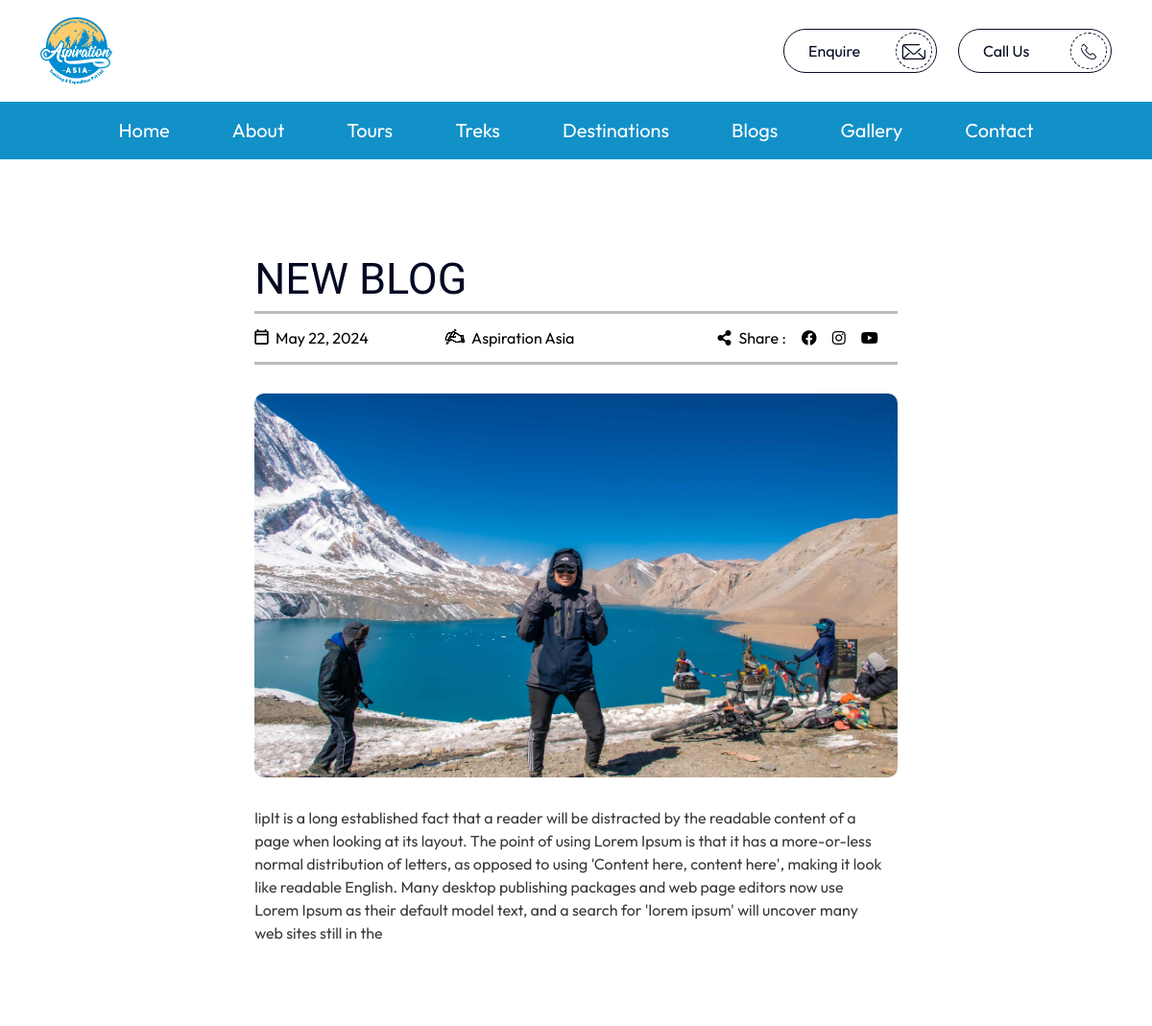
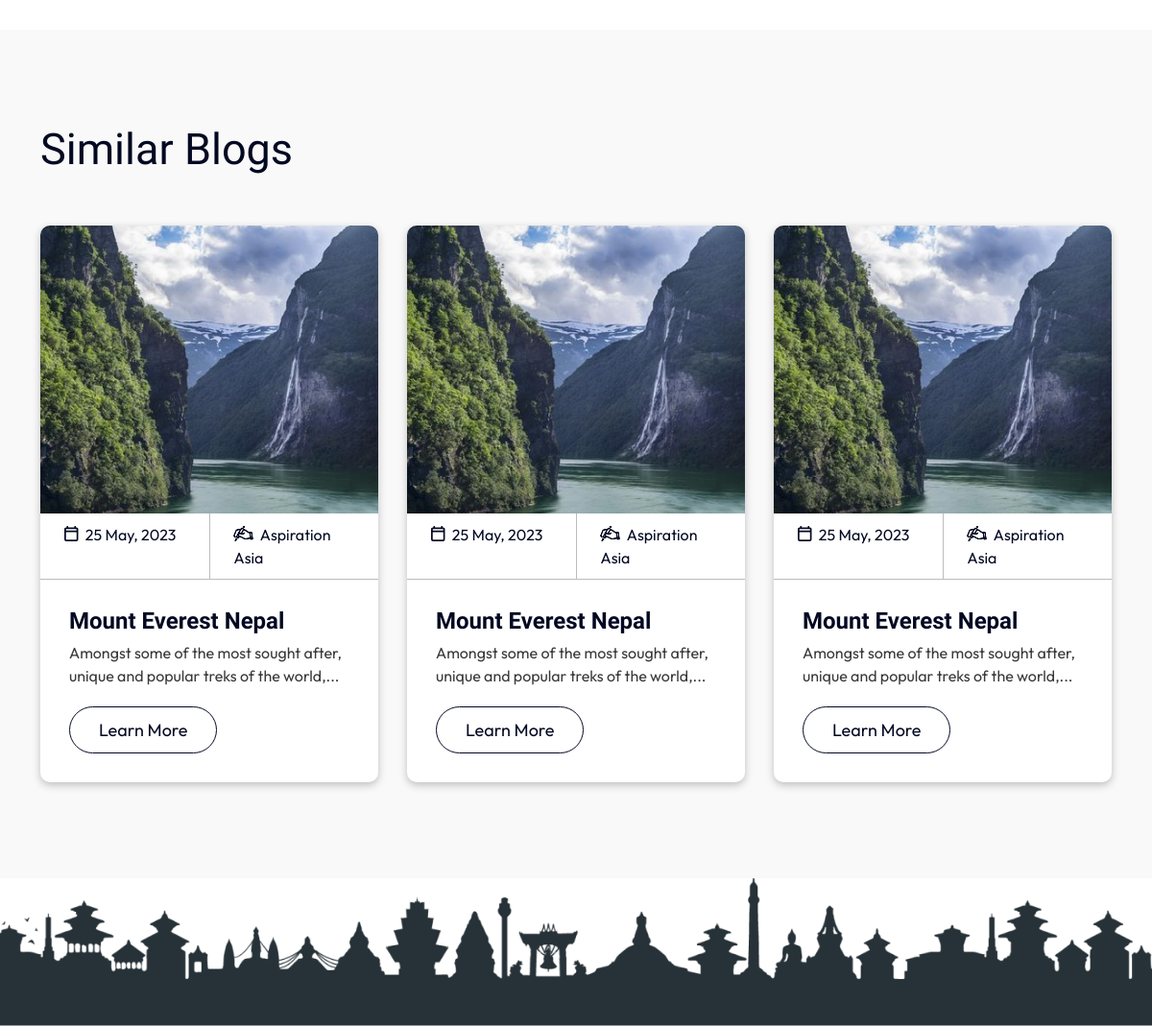
Page /blog/2 on the committed database (2 pictures, top to bottom).
### blogbreezeapp/models.py (models this page shows)
class Blog(models.Model):
  title = models.CharField(max_length=255)
  publishdate = models.DateTimeField(auto_now_add=True)
  authorid = models.IntegerField(default=0)
  featuredimage = models.ImageField(upload_to ='uploads/', default=0)
  content = HTMLField(default='')
  def __str__(self):
    return f'{self.title}'

### blogbreezeapp/views.py (the view)
# urls.py: path('blog/<int:id>', views.details, name='details'),
def details(request, id):
  blogsingle = Blog.objects.get(id=id)
  other_blogs = Blog.objects.exclude(id=id).order_by('?')[:3]
  template = loader.get_template('blogsingle.html')
  context = {
    'blogsingle': blogsingle,
    'otherblog':other_blogs,
  }
  return HttpResponse(template.render(context, request))

### blogbreezeapp/templates/blogsingle.HTML
{% include 'header.html' %}
<section class="inner-about-sections section-gaps">
    <div class="container ">
        <div class="blog-content">
            <div class="secondary-title">
                <h3 class="title text-uppercase">
                    {{blogsingle.title}}
                </h3>
            </div>
            <div class="content ">
                <ul class="blog-info list-none d-flex justify-content-between">
                    <li>
                        <ul class="list-none d-flex gap-custom">
                            <li>
                                <span>
                                <i class="icon-date pe-1"></i>
                                    {{blogsingle.publishdate|date:"M d, Y"}}
                                </span>
                            </li>
                            <li>
                                <span>
                                    <i class="icon-author pe-1"></i>
                                    Aspiration Asia
                                </span>
                            </li>
                        </ul>
                    </li>
                    <li>
                        <ul class="share-social-links list-none d-flex gap-3">
                            <li class="d-flex align-items-baseline">
                                <i class="fas fa-share-alt pe-2"></i>
                                <p>Share :</p>
                            </li>
                            <li>
                                <a href="#" title="" target="_blank">
                                    <i class="fab fa-facebook"></i>
                                </a>
                            </li>
                            <li>
                                <a href="#" title="" target="_blank">
                                    <i class="fab fa-instagram"></i>
                                </a>
                            </li>
                            <li>
                                <a href="#" title="" target="_blank">
                                    <i class="fab fa-youtube"></i>
                                </a>
                            </li>
                        </ul>
                    </li>
                </ul>
                <div class="image">
                    <img src="{{ blogsingle.featuredimage.url }}" alt="">
                </div>
                <div class="text">
                    {{blogsingle.content|safe}}
                </div>
            </div>
        </div>
    </div>
</section>
<section class="top-teak-section section-gaps light-white-bg">
    <div class="container">
        <div class="secondary-title mb-5">
            <h3 class="title">
                Similar Blogs
            </h3>
        </div>
        <div class="trek-list-box">
            <div class="row trek-gap">
                <div class="col-md-4">
                    <div class="item">
                        <div class="img-holder">
                            <a href="#" title="" class="h-100 d-block">
                                <img src="images/place2.png" alt="" class="img-cover">
                            </a>
                        </div>
                        <div class="content">
                            <ul class="trek-info list-none">
                                <li>
                                    <span>
                                        <i class="icon-date pe-1"></i>
                                        25 May, 2023
                                    </span>
                                </li>
                                <li>
                                    <span>
                                        <i class="icon-author pe-1"></i>
                                        Aspiration Asia
                                    </span>
                                </li>
                            </ul>
                            <div class="text">
                                <h3 class="title mb-2">
                                    Mount Everest Nepal
                                </h3>
                                <p>
                                    Amongst some of the most sought after, unique and popular treks of the world,...
                                </p>
                                <div class="btn-wrap">
                                    <a href="#" title="" class="border-btn med dark">
                                        Learn More
                                    </a>
                                </div>
                            </div>
                        </div>
                    </div>
                </div>
                <div class="col-md-4">
                    <div class="item">
                        <div class="img-holder">
                            <a href="#" title="" class="h-100 d-block">
                                <img src="images/place2.png" alt="" class="img-cover">
                            </a>
                        </div>
                        <div class="content">
                            <ul class="trek-info list-none">
                                <li>
                                    <span>
                                        <i class="icon-date pe-1"></i>
                                        25 May, 2023
                                    </span>
                                </li>
                                <li>
                                    <span>
                                        <i class="icon-author pe-1"></i>
                                        Aspiration Asia
                                    </span>
                                </li>
                            </ul>
                            <div class="text">
                                <h3 class="title mb-2">
                                    Mount Everest Nepal
                                </h3>
                                <p>
                                    Amongst some of the most sought after, unique and popular treks of the world,...
                                </p>
                                <div class="btn-wrap">
                                    <a href="#" title="" class="border-btn med dark">
                                        Learn More
                                    </a>
                                </div>
                            </div>
                        </div>
                    </div>
                </div>
                <div class="col-md-4">
                    <div class="item">
                        <div class="img-holder">
                            <a href="#" title="" class="h-100 d-block">
                                <img src="images/place2.png" alt="" class="img-cover">
                            </a>
                        </div>
                        <div class="content">
                            <ul class="trek-info list-none">
                                <li>
                                    <span>
                                        <i class="icon-date pe-1"></i>
                                        25 May, 2023
                                    </span>
                                </li>
                                <li>
                                    <span>
                                        <i class="icon-author pe-1"></i>
                                        Aspiration Asia
                                    </span>
                                </li>
                            </ul>
                            <div class="text">
                                <h3 class="title mb-2">
                                    Mount Everest Nepal
                                </h3>
                                <p>
                                    Amongst some of the most sought after, unique and popular treks of the world,...
                                </p>
                                <div class="btn-wrap">
                                    <a href="#" title="" class="border-btn med dark">
                                        Learn More
                                    </a>
                                </div>
                            </div>
                        </div>
                    </div>
            </div>
        </div>
    </div>
</section>
<section class="above-footer">
    <div class="image">
        <img src="images/footer-logo.png" alt="">
    </div>
</section>
{% include 'footer.html' %}

### blogbreezeapp/static/css/all.css (style rules this page uses)
.fa, .fas, .far, .fal, .fab { -moz-osx-font-smoothing: grayscale; -webkit-font-smoothing: antialiased; display: inline-block; font-style: normal; font-variant: normal; text-rendering: auto; line-height: 1; }
.fa-facebook:before { content: "\f09a"; }
.fa-instagram:before { content: "\f16d"; }
.fa-share-alt:before { content: "\f1e0"; }
.fa-youtube:before { content: "\f167"; }
.fab { font-family: 'Font Awesome 5 Brands'; }
.fa, .fas { font-family: 'Font Awesome 5 Free'; font-weight: 900; }

### blogbreezeapp/static/css/style.css (style rules this page uses)
:root { --primary-color: #1290C8; --secondary-color: #d31b20; --dark-color: #030922; --light-gray: rgb(249 249 249 / 73%); --light-white: #F9F9F9; --gray-l-color: #666666; --primary-fonts: 'Outfit', sans-serif; --secondary-fonts: 'Khand', sans-serif; --extra-fonts: 'Jura', sans-serif; --default-transition: all 0.3s ease; --section-gaps: 100px; --section-md-gaps: 70px; }
[class^="icon-"], [class*=" icon-"] { font-family: 'icomoon' !important; speak: never; font-style: normal; font-weight: normal; font-variant: normal; text-transform: none; line-height: 1; -webkit-font-smoothing: antialiased; -moz-osx-font-smoothing: grayscale; }
.icon-date:before { content: "\e904"; }
.icon-author:before { content: "\e906"; }
body { font-family: var(--primary-fonts); -webkit-box-sizing: border-box; box-sizing: border-box; color: var(--dark-color); }
img { max-width: 100%; }
body, html { overflow-x:hidden; }
.h1, .h2, .h3, .h4, .h5, .h6, h1, h2, h3, h4, h5, h6 { font-family: var(--secondary-fonts); overflow-wrap: inherit; line-height: 1.1; }
a { text-decoration: none; display: inline-block; color:var(--primary-color); }
a, input[type="submit"], button { cursor: pointer; -webkit-transition: var(--default-transition); -o-transition: var(--default-transition); transition: var(--default-transition); }
.mb-5 { margin-bottom: 3.4rem !important; }
.social-links ul, .sub-menu, ul.contact-list, .social-link-list, .single-test-sty ul, .site-footer ul, .copyright-sec ul, .primary-menu, .list-none { list-style: none; margin: 0; padding: 0; }
.img-cover { width: 100%; height: 100%; -o-object-fit: cover; object-fit: cover; }
.light-white-bg { background-color: var(--light-white); }
.section-gaps { padding: var(--section-gaps) 0; }
.border-btn, .btn-box { padding: 14px 35px; font-size: 18px; min-width: 170px; border-radius: 50px; text-align: center; font-weight: 400; }
.border-btn.med, .btn-box.med { padding: 10px 30px; font-size: 18px; min-width: 140px; text-align: center; display: -webkit-inline-box; display: -ms-inline-flexbox; display: inline-flex; -webkit-box-align: center; -ms-flex-align: center; align-items: center; -webkit-box-pack: center; -ms-flex-pack: center; justify-content: center; }
.border-btn { border-radius: 50px; }
.border-btn.dark { border: 1px solid var(--dark-color); color: var(--dark-color); }
.trek-list-box .item { background: #fff; border-radius: 10px; overflow: hidden; }
.trek-list-box .item .img-holder { height: 300px; }
.trek-list-box .item ul.trek-info { display: flex; justify-content: space-between; border-bottom: 1px solid #BCBCBC; }
.trek-list-box .item ul.trek-info li { padding: 10px 20px; flex: 1 0 0%; font-size: 14px; }
.trek-list-box .item ul.trek-info li + li { border-left: 1px solid #BCBCBC; }
.trek-list-box .item ul.trek-info.list-none { display: flex; justify-content: space-between; border-bottom: 1px solid #BCBCBC; }
.trek-list-box .item ul.trek-info.list-none li { padding: 10px 25px; flex: 1 0 0%; font-size: 16px; }
.trek-list-box .item ul.trek-info.list-none li + li { border-left: 1px solid #BCBCBC; }
.trek-list-box .item .text { padding: 30px; }
.trek-list-box .item .title { font-size: 24px; font-weight: 600; }
.trek-list-box .item p { font-size: 16px; color: #3A3A3A; margin-bottom: 20px; }
.trek-gap { --bs-gutter-x: 30px; --bs-gutter-y: 30px; }
.trek-list-box .col-md-4 { border-radius: 10px; }
.trek-list-box .col-md-4 .item { box-shadow: rgba(0, 0, 0, 0.24) 0px 3px 8px; }
.secondary-title h3 { font-size: 45px; }
.blog-content { max-width: 60%; width: 100%; margin: auto; }
.blog-content img { width: 100%; height: 400px; object-fit: cover; border-radius: 10px; margin: 30px 0; }
.blog-content .gap-custom { gap: 80px; }
.blog-content li > * { color: #000; }
.blog-content li { height: 50px; line-height: 50px; }
.blog-content .blog-info { border: 3px solid #bcbcbc; border-left: none; border-right: none; padding-right: 20px; }
.blog-content .text { padding-right: 10px; color: #3a3a3a; }

### rows in the picture
Blog: title "NEW BLOG", publishdate "May 22, 2024", featuredimage (picture), content "lipIt is a long established fact that a reader will be distracted by the readable content of a page when looking at its layout. The point of using Lorem Ipsum is that it has a more-or-less normal distribution of letters, as opposed to using 'Content here, content here', making it look like readable English. Many desktop publishing packages and web page editors now use Lorem Ipsum as their default model text, and a search for 'lorem ipsum' will uncover many web sites still in the"
